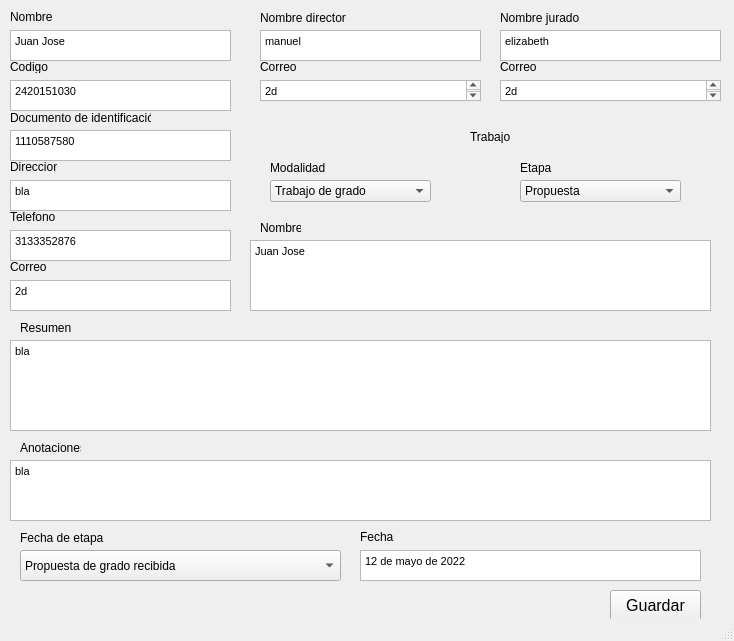
<?xml version="1.0" encoding="UTF-8"?>
<ui version="4.0">
 <class>MainWindow</class>
 <widget class="QMainWindow" name="MainWindow">
  <property name="geometry">
   <rect>
    <x>0</x>
    <y>0</y>
    <width>734</width>
    <height>641</height>
   </rect>
  </property>
  <property name="windowTitle">
   <string>MainWindow</string>
  </property>
  <widget class="QWidget" name="centralwidget">
   <widget class="QTextEdit" name="textEdit">
    <property name="geometry">
     <rect>
      <x>10</x>
      <y>30</y>
      <width>221</width>
      <height>31</height>
     </rect>
    </property>
    <property name="html">
     <string>&lt;!DOCTYPE HTML PUBLIC &quot;-//W3C//DTD HTML 4.0//EN&quot; &quot;http://www.w3.org/TR/REC-html40/strict.dtd&quot;&gt;
&lt;html&gt;&lt;head&gt;&lt;meta name=&quot;qrichtext&quot; content=&quot;1&quot; /&gt;&lt;style type=&quot;text/css&quot;&gt;
p, li { white-space: pre-wrap; }
&lt;/style&gt;&lt;/head&gt;&lt;body style=&quot; font-family:'MS Shell Dlg 2'; font-size:8.25pt; font-weight:400; font-style:normal;&quot;&gt;
&lt;p style=&quot; margin-top:0px; margin-bottom:0px; margin-left:0px; margin-right:0px; -qt-block-indent:0; text-indent:0px;&quot;&gt;Juan Jose&lt;/p&gt;&lt;/body&gt;&lt;/html&gt;</string>
    </property>
   </widget>
   <widget class="QLabel" name="label">
    <property name="geometry">
     <rect>
      <x>10</x>
      <y>10</y>
      <width>47</width>
      <height>13</height>
     </rect>
    </property>
    <property name="text">
     <string>Nombre</string>
    </property>
   </widget>
   <widget class="QLabel" name="label_2">
    <property name="geometry">
     <rect>
      <x>10</x>
      <y>60</y>
      <width>47</width>
      <height>13</height>
     </rect>
    </property>
    <property name="text">
     <string>Codigo</string>
    </property>
   </widget>
   <widget class="QTextEdit" name="textEdit_2">
    <property name="geometry">
     <rect>
      <x>10</x>
      <y>80</y>
      <width>221</width>
      <height>31</height>
     </rect>
    </property>
    <property name="html">
     <string>&lt;!DOCTYPE HTML PUBLIC &quot;-//W3C//DTD HTML 4.0//EN&quot; &quot;http://www.w3.org/TR/REC-html40/strict.dtd&quot;&gt;
&lt;html&gt;&lt;head&gt;&lt;meta name=&quot;qrichtext&quot; content=&quot;1&quot; /&gt;&lt;style type=&quot;text/css&quot;&gt;
p, li { white-space: pre-wrap; }
&lt;/style&gt;&lt;/head&gt;&lt;body style=&quot; font-family:'MS Shell Dlg 2'; font-size:8.25pt; font-weight:400; font-style:normal;&quot;&gt;
&lt;p style=&quot; margin-top:0px; margin-bottom:0px; margin-left:0px; margin-right:0px; -qt-block-indent:0; text-indent:0px;&quot;&gt;2420151030&lt;/p&gt;&lt;/body&gt;&lt;/html&gt;</string>
    </property>
   </widget>
   <widget class="QTextEdit" name="textEdit_3">
    <property name="geometry">
     <rect>
      <x>10</x>
      <y>130</y>
      <width>221</width>
      <height>31</height>
     </rect>
    </property>
    <property name="html">
     <string>&lt;!DOCTYPE HTML PUBLIC &quot;-//W3C//DTD HTML 4.0//EN&quot; &quot;http://www.w3.org/TR/REC-html40/strict.dtd&quot;&gt;
&lt;html&gt;&lt;head&gt;&lt;meta name=&quot;qrichtext&quot; content=&quot;1&quot; /&gt;&lt;style type=&quot;text/css&quot;&gt;
p, li { white-space: pre-wrap; }
&lt;/style&gt;&lt;/head&gt;&lt;body style=&quot; font-family:'MS Shell Dlg 2'; font-size:8.25pt; font-weight:400; font-style:normal;&quot;&gt;
&lt;p style=&quot; margin-top:0px; margin-bottom:0px; margin-left:0px; margin-right:0px; -qt-block-indent:0; text-indent:0px;&quot;&gt;1110587580&lt;/p&gt;&lt;/body&gt;&lt;/html&gt;</string>
    </property>
   </widget>
   <widget class="QLabel" name="label_3">
    <property name="geometry">
     <rect>
      <x>10</x>
      <y>110</y>
      <width>141</width>
      <height>16</height>
     </rect>
    </property>
    <property name="text">
     <string>Documento de identificación</string>
    </property>
   </widget>
   <widget class="QTextEdit" name="textEdit_4">
    <property name="geometry">
     <rect>
      <x>10</x>
      <y>180</y>
      <width>221</width>
      <height>31</height>
     </rect>
    </property>
    <property name="html">
     <string>&lt;!DOCTYPE HTML PUBLIC &quot;-//W3C//DTD HTML 4.0//EN&quot; &quot;http://www.w3.org/TR/REC-html40/strict.dtd&quot;&gt;
&lt;html&gt;&lt;head&gt;&lt;meta name=&quot;qrichtext&quot; content=&quot;1&quot; /&gt;&lt;style type=&quot;text/css&quot;&gt;
p, li { white-space: pre-wrap; }
&lt;/style&gt;&lt;/head&gt;&lt;body style=&quot; font-family:'MS Shell Dlg 2'; font-size:8.25pt; font-weight:400; font-style:normal;&quot;&gt;
&lt;p style=&quot; margin-top:0px; margin-bottom:0px; margin-left:0px; margin-right:0px; -qt-block-indent:0; text-indent:0px;&quot;&gt;bla&lt;/p&gt;&lt;/body&gt;&lt;/html&gt;</string>
    </property>
   </widget>
   <widget class="QLabel" name="label_4">
    <property name="geometry">
     <rect>
      <x>10</x>
      <y>160</y>
      <width>47</width>
      <height>13</height>
     </rect>
    </property>
    <property name="text">
     <string>Direccion</string>
    </property>
   </widget>
   <widget class="QLabel" name="label_5">
    <property name="geometry">
     <rect>
      <x>10</x>
      <y>210</y>
      <width>47</width>
      <height>13</height>
     </rect>
    </property>
    <property name="text">
     <string>Telefono</string>
    </property>
   </widget>
   <widget class="QTextEdit" name="textEdit_5">
    <property name="geometry">
     <rect>
      <x>10</x>
      <y>230</y>
      <width>221</width>
      <height>31</height>
     </rect>
    </property>
    <property name="html">
     <string>&lt;!DOCTYPE HTML PUBLIC &quot;-//W3C//DTD HTML 4.0//EN&quot; &quot;http://www.w3.org/TR/REC-html40/strict.dtd&quot;&gt;
&lt;html&gt;&lt;head&gt;&lt;meta name=&quot;qrichtext&quot; content=&quot;1&quot; /&gt;&lt;style type=&quot;text/css&quot;&gt;
p, li { white-space: pre-wrap; }
&lt;/style&gt;&lt;/head&gt;&lt;body style=&quot; font-family:'MS Shell Dlg 2'; font-size:8.25pt; font-weight:400; font-style:normal;&quot;&gt;
&lt;p style=&quot; margin-top:0px; margin-bottom:0px; margin-left:0px; margin-right:0px; -qt-block-indent:0; text-indent:0px;&quot;&gt;3133352876&lt;/p&gt;&lt;/body&gt;&lt;/html&gt;</string>
    </property>
   </widget>
   <widget class="QLabel" name="label_6">
    <property name="geometry">
     <rect>
      <x>10</x>
      <y>260</y>
      <width>47</width>
      <height>13</height>
     </rect>
    </property>
    <property name="text">
     <string>Correo</string>
    </property>
   </widget>
   <widget class="QTextEdit" name="textEdit_6">
    <property name="geometry">
     <rect>
      <x>10</x>
      <y>280</y>
      <width>221</width>
      <height>31</height>
     </rect>
    </property>
    <property name="html">
     <string>&lt;!DOCTYPE HTML PUBLIC &quot;-//W3C//DTD HTML 4.0//EN&quot; &quot;http://www.w3.org/TR/REC-html40/strict.dtd&quot;&gt;
&lt;html&gt;&lt;head&gt;&lt;meta name=&quot;qrichtext&quot; content=&quot;1&quot; /&gt;&lt;style type=&quot;text/css&quot;&gt;
p, li { white-space: pre-wrap; }
&lt;/style&gt;&lt;/head&gt;&lt;body style=&quot; font-family:'MS Shell Dlg 2'; font-size:8.25pt; font-weight:400; font-style:normal;&quot;&gt;
&lt;p style=&quot; margin-top:0px; margin-bottom:0px; margin-left:0px; margin-right:0px; -qt-block-indent:0; text-indent:0px;&quot;&gt;2d&lt;/p&gt;&lt;/body&gt;&lt;/html&gt;</string>
    </property>
   </widget>
   <widget class="QLabel" name="label_7">
    <property name="geometry">
     <rect>
      <x>260</x>
      <y>10</y>
      <width>91</width>
      <height>16</height>
     </rect>
    </property>
    <property name="text">
     <string>Nombre director</string>
    </property>
   </widget>
   <widget class="QTextEdit" name="textEdit_7">
    <property name="geometry">
     <rect>
      <x>260</x>
      <y>30</y>
      <width>221</width>
      <height>31</height>
     </rect>
    </property>
    <property name="html">
     <string>&lt;!DOCTYPE HTML PUBLIC &quot;-//W3C//DTD HTML 4.0//EN&quot; &quot;http://www.w3.org/TR/REC-html40/strict.dtd&quot;&gt;
&lt;html&gt;&lt;head&gt;&lt;meta name=&quot;qrichtext&quot; content=&quot;1&quot; /&gt;&lt;style type=&quot;text/css&quot;&gt;
p, li { white-space: pre-wrap; }
&lt;/style&gt;&lt;/head&gt;&lt;body style=&quot; font-family:'MS Shell Dlg 2'; font-size:8.25pt; font-weight:400; font-style:normal;&quot;&gt;
&lt;p style=&quot; margin-top:0px; margin-bottom:0px; margin-left:0px; margin-right:0px; -qt-block-indent:0; text-indent:0px;&quot;&gt;manuel&lt;/p&gt;&lt;/body&gt;&lt;/html&gt;</string>
    </property>
   </widget>
   <widget class="QTextEdit" name="textEdit_8">
    <property name="geometry">
     <rect>
      <x>260</x>
      <y>80</y>
      <width>221</width>
      <height>21</height>
     </rect>
    </property>
    <property name="html">
     <string>&lt;!DOCTYPE HTML PUBLIC &quot;-//W3C//DTD HTML 4.0//EN&quot; &quot;http://www.w3.org/TR/REC-html40/strict.dtd&quot;&gt;
&lt;html&gt;&lt;head&gt;&lt;meta name=&quot;qrichtext&quot; content=&quot;1&quot; /&gt;&lt;style type=&quot;text/css&quot;&gt;
p, li { white-space: pre-wrap; }
&lt;/style&gt;&lt;/head&gt;&lt;body style=&quot; font-family:'MS Shell Dlg 2'; font-size:8.25pt; font-weight:400; font-style:normal;&quot;&gt;
&lt;p style=&quot; margin-top:0px; margin-bottom:0px; margin-left:0px; margin-right:0px; -qt-block-indent:0; text-indent:0px;&quot;&gt;2d&lt;/p&gt;&lt;/body&gt;&lt;/html&gt;</string>
    </property>
   </widget>
   <widget class="QLabel" name="label_8">
    <property name="geometry">
     <rect>
      <x>260</x>
      <y>60</y>
      <width>47</width>
      <height>13</height>
     </rect>
    </property>
    <property name="text">
     <string>Correo</string>
    </property>
   </widget>
   <widget class="QLabel" name="label_9">
    <property name="geometry">
     <rect>
      <x>500</x>
      <y>10</y>
      <width>91</width>
      <height>16</height>
     </rect>
    </property>
    <property name="text">
     <string>Nombre jurado</string>
    </property>
   </widget>
   <widget class="QTextEdit" name="textEdit_9">
    <property name="geometry">
     <rect>
      <x>500</x>
      <y>30</y>
      <width>221</width>
      <height>31</height>
     </rect>
    </property>
    <property name="html">
     <string>&lt;!DOCTYPE HTML PUBLIC &quot;-//W3C//DTD HTML 4.0//EN&quot; &quot;http://www.w3.org/TR/REC-html40/strict.dtd&quot;&gt;
&lt;html&gt;&lt;head&gt;&lt;meta name=&quot;qrichtext&quot; content=&quot;1&quot; /&gt;&lt;style type=&quot;text/css&quot;&gt;
p, li { white-space: pre-wrap; }
&lt;/style&gt;&lt;/head&gt;&lt;body style=&quot; font-family:'MS Shell Dlg 2'; font-size:8.25pt; font-weight:400; font-style:normal;&quot;&gt;
&lt;p style=&quot; margin-top:0px; margin-bottom:0px; margin-left:0px; margin-right:0px; -qt-block-indent:0; text-indent:0px;&quot;&gt;elizabeth&lt;/p&gt;&lt;/body&gt;&lt;/html&gt;</string>
    </property>
   </widget>
   <widget class="QTextEdit" name="textEdit_10">
    <property name="geometry">
     <rect>
      <x>500</x>
      <y>80</y>
      <width>221</width>
      <height>21</height>
     </rect>
    </property>
    <property name="html">
     <string>&lt;!DOCTYPE HTML PUBLIC &quot;-//W3C//DTD HTML 4.0//EN&quot; &quot;http://www.w3.org/TR/REC-html40/strict.dtd&quot;&gt;
&lt;html&gt;&lt;head&gt;&lt;meta name=&quot;qrichtext&quot; content=&quot;1&quot; /&gt;&lt;style type=&quot;text/css&quot;&gt;
p, li { white-space: pre-wrap; }
&lt;/style&gt;&lt;/head&gt;&lt;body style=&quot; font-family:'MS Shell Dlg 2'; font-size:8.25pt; font-weight:400; font-style:normal;&quot;&gt;
&lt;p style=&quot; margin-top:0px; margin-bottom:0px; margin-left:0px; margin-right:0px; -qt-block-indent:0; text-indent:0px;&quot;&gt;2d&lt;/p&gt;&lt;/body&gt;&lt;/html&gt;</string>
    </property>
   </widget>
   <widget class="QLabel" name="label_10">
    <property name="geometry">
     <rect>
      <x>500</x>
      <y>60</y>
      <width>47</width>
      <height>13</height>
     </rect>
    </property>
    <property name="text">
     <string>Correo</string>
    </property>
   </widget>
   <widget class="QLabel" name="label_11">
    <property name="geometry">
     <rect>
      <x>470</x>
      <y>130</y>
      <width>47</width>
      <height>13</height>
     </rect>
    </property>
    <property name="text">
     <string>Trabajo</string>
    </property>
   </widget>
   <widget class="QTextEdit" name="textEdit_11">
    <property name="geometry">
     <rect>
      <x>250</x>
      <y>240</y>
      <width>461</width>
      <height>71</height>
     </rect>
    </property>
    <property name="html">
     <string>&lt;!DOCTYPE HTML PUBLIC &quot;-//W3C//DTD HTML 4.0//EN&quot; &quot;http://www.w3.org/TR/REC-html40/strict.dtd&quot;&gt;
&lt;html&gt;&lt;head&gt;&lt;meta name=&quot;qrichtext&quot; content=&quot;1&quot; /&gt;&lt;style type=&quot;text/css&quot;&gt;
p, li { white-space: pre-wrap; }
&lt;/style&gt;&lt;/head&gt;&lt;body style=&quot; font-family:'MS Shell Dlg 2'; font-size:8.25pt; font-weight:400; font-style:normal;&quot;&gt;
&lt;p style=&quot; margin-top:0px; margin-bottom:0px; margin-left:0px; margin-right:0px; -qt-block-indent:0; text-indent:0px;&quot;&gt;Juan Jose&lt;/p&gt;&lt;/body&gt;&lt;/html&gt;</string>
    </property>
   </widget>
   <widget class="QLabel" name="label_12">
    <property name="geometry">
     <rect>
      <x>260</x>
      <y>220</y>
      <width>41</width>
      <height>16</height>
     </rect>
    </property>
    <property name="text">
     <string>Nombre</string>
    </property>
   </widget>
   <widget class="QLabel" name="label_13">
    <property name="geometry">
     <rect>
      <x>20</x>
      <y>320</y>
      <width>51</width>
      <height>16</height>
     </rect>
    </property>
    <property name="text">
     <string>Resumen</string>
    </property>
   </widget>
   <widget class="QComboBox" name="Seleccion">
    <property name="geometry">
     <rect>
      <x>270</x>
      <y>180</y>
      <width>161</width>
      <height>22</height>
     </rect>
    </property>
    <item>
     <property name="text">
      <string>Trabajo de grado</string>
     </property>
    </item>
    <item>
     <property name="text">
      <string>Monografia</string>
     </property>
    </item>
   </widget>
   <widget class="QLabel" name="label_14">
    <property name="geometry">
     <rect>
      <x>270</x>
      <y>160</y>
      <width>141</width>
      <height>16</height>
     </rect>
    </property>
    <property name="text">
     <string>Modalidad</string>
    </property>
   </widget>
   <widget class="QComboBox" name="Seleccion_2">
    <property name="geometry">
     <rect>
      <x>520</x>
      <y>180</y>
      <width>161</width>
      <height>22</height>
     </rect>
    </property>
    <item>
     <property name="text">
      <string>Propuesta</string>
     </property>
    </item>
    <item>
     <property name="text">
      <string>Aceptada</string>
     </property>
    </item>
    <item>
     <property name="text">
      <string>Aprobada</string>
     </property>
    </item>
   </widget>
   <widget class="QLabel" name="label_15">
    <property name="geometry">
     <rect>
      <x>520</x>
      <y>160</y>
      <width>141</width>
      <height>16</height>
     </rect>
    </property>
    <property name="text">
     <string>Etapa</string>
    </property>
   </widget>
   <widget class="QLabel" name="label_16">
    <property name="geometry">
     <rect>
      <x>20</x>
      <y>440</y>
      <width>61</width>
      <height>16</height>
     </rect>
    </property>
    <property name="text">
     <string>Anotaciones</string>
    </property>
   </widget>
   <widget class="QTextEdit" name="textEdit_12">
    <property name="geometry">
     <rect>
      <x>10</x>
      <y>340</y>
      <width>701</width>
      <height>91</height>
     </rect>
    </property>
    <property name="html">
     <string>&lt;!DOCTYPE HTML PUBLIC &quot;-//W3C//DTD HTML 4.0//EN&quot; &quot;http://www.w3.org/TR/REC-html40/strict.dtd&quot;&gt;
&lt;html&gt;&lt;head&gt;&lt;meta name=&quot;qrichtext&quot; content=&quot;1&quot; /&gt;&lt;style type=&quot;text/css&quot;&gt;
p, li { white-space: pre-wrap; }
&lt;/style&gt;&lt;/head&gt;&lt;body style=&quot; font-family:'MS Shell Dlg 2'; font-size:8.25pt; font-weight:400; font-style:normal;&quot;&gt;
&lt;p style=&quot; margin-top:0px; margin-bottom:0px; margin-left:0px; margin-right:0px; -qt-block-indent:0; text-indent:0px;&quot;&gt;bla&lt;/p&gt;&lt;/body&gt;&lt;/html&gt;</string>
    </property>
   </widget>
   <widget class="QTextEdit" name="textEdit_13">
    <property name="geometry">
     <rect>
      <x>10</x>
      <y>460</y>
      <width>701</width>
      <height>61</height>
     </rect>
    </property>
    <property name="html">
     <string>&lt;!DOCTYPE HTML PUBLIC &quot;-//W3C//DTD HTML 4.0//EN&quot; &quot;http://www.w3.org/TR/REC-html40/strict.dtd&quot;&gt;
&lt;html&gt;&lt;head&gt;&lt;meta name=&quot;qrichtext&quot; content=&quot;1&quot; /&gt;&lt;style type=&quot;text/css&quot;&gt;
p, li { white-space: pre-wrap; }
&lt;/style&gt;&lt;/head&gt;&lt;body style=&quot; font-family:'MS Shell Dlg 2'; font-size:8.25pt; font-weight:400; font-style:normal;&quot;&gt;
&lt;p style=&quot; margin-top:0px; margin-bottom:0px; margin-left:0px; margin-right:0px; -qt-block-indent:0; text-indent:0px;&quot;&gt;bla&lt;/p&gt;&lt;/body&gt;&lt;/html&gt;</string>
    </property>
   </widget>
   <widget class="QComboBox" name="Seleccion_3">
    <property name="geometry">
     <rect>
      <x>20</x>
      <y>550</y>
      <width>321</width>
      <height>31</height>
     </rect>
    </property>
    <item>
     <property name="text">
      <string>Propuesta de grado recibida</string>
     </property>
    </item>
    <item>
     <property name="text">
      <string>Propuesta de grado enviada a jurado</string>
     </property>
    </item>
    <item>
     <property name="text">
      <string>Propuesta de grado enviada a estudiante con observaciones</string>
     </property>
    </item>
    <item>
     <property name="text">
      <string>Propuesta de grado aceptada</string>
     </property>
    </item>
    <item>
     <property name="text">
      <string>Inicio de proyecto de grado</string>
     </property>
    </item>
    <item>
     <property name="text">
      <string>Fin de proyecto de grado</string>
     </property>
    </item>
    <item>
     <property name="text">
      <string>Propuesta de solicitud de prorroga recibida</string>
     </property>
    </item>
    <item>
     <property name="text">
      <string>Propuesta de solicitud de prorroga aceptada</string>
     </property>
    </item>
    <item>
     <property name="text">
      <string>Inicio de prorroga en el proyecto de grado</string>
     </property>
    </item>
    <item>
     <property name="text">
      <string>Fin de prorrofa en el proyecto de grado</string>
     </property>
    </item>
   </widget>
   <widget class="QLabel" name="label_17">
    <property name="geometry">
     <rect>
      <x>20</x>
      <y>530</y>
      <width>141</width>
      <height>16</height>
     </rect>
    </property>
    <property name="text">
     <string>Fecha de etapa</string>
    </property>
   </widget>
   <widget class="QLabel" name="label_18">
    <property name="geometry">
     <rect>
      <x>360</x>
      <y>530</y>
      <width>47</width>
      <height>13</height>
     </rect>
    </property>
    <property name="text">
     <string>Fecha</string>
    </property>
   </widget>
   <widget class="QTextEdit" name="textEdit_14">
    <property name="geometry">
     <rect>
      <x>360</x>
      <y>550</y>
      <width>341</width>
      <height>31</height>
     </rect>
    </property>
    <property name="html">
     <string>&lt;!DOCTYPE HTML PUBLIC &quot;-//W3C//DTD HTML 4.0//EN&quot; &quot;http://www.w3.org/TR/REC-html40/strict.dtd&quot;&gt;
&lt;html&gt;&lt;head&gt;&lt;meta name=&quot;qrichtext&quot; content=&quot;1&quot; /&gt;&lt;style type=&quot;text/css&quot;&gt;
p, li { white-space: pre-wrap; }
&lt;/style&gt;&lt;/head&gt;&lt;body style=&quot; font-family:'MS Shell Dlg 2'; font-size:8.25pt; font-weight:400; font-style:normal;&quot;&gt;
&lt;p style=&quot; margin-top:0px; margin-bottom:0px; margin-left:0px; margin-right:0px; -qt-block-indent:0; text-indent:0px;&quot;&gt;12 de mayo de 2022&lt;/p&gt;&lt;/body&gt;&lt;/html&gt;</string>
    </property>
   </widget>
   <widget class="QPushButton" name="Trabajodegrado">
    <property name="geometry">
     <rect>
      <x>610</x>
      <y>590</y>
      <width>91</width>
      <height>31</height>
     </rect>
    </property>
    <property name="font">
     <font>
      <pointsize>12</pointsize>
     </font>
    </property>
    <property name="text">
     <string>Guardar</string>
    </property>
    <property name="checkable">
     <bool>false</bool>
    </property>
    <property name="autoDefault">
     <bool>false</bool>
    </property>
   </widget>
  </widget>
  <widget class="QMenuBar" name="menubar">
   <property name="geometry">
    <rect>
     <x>0</x>
     <y>0</y>
     <width>734</width>
     <height>21</height>
    </rect>
   </property>
  </widget>
  <widget class="QStatusBar" name="statusbar"/>
 </widget>
 <resources/>
 <connections/>
</ui>
